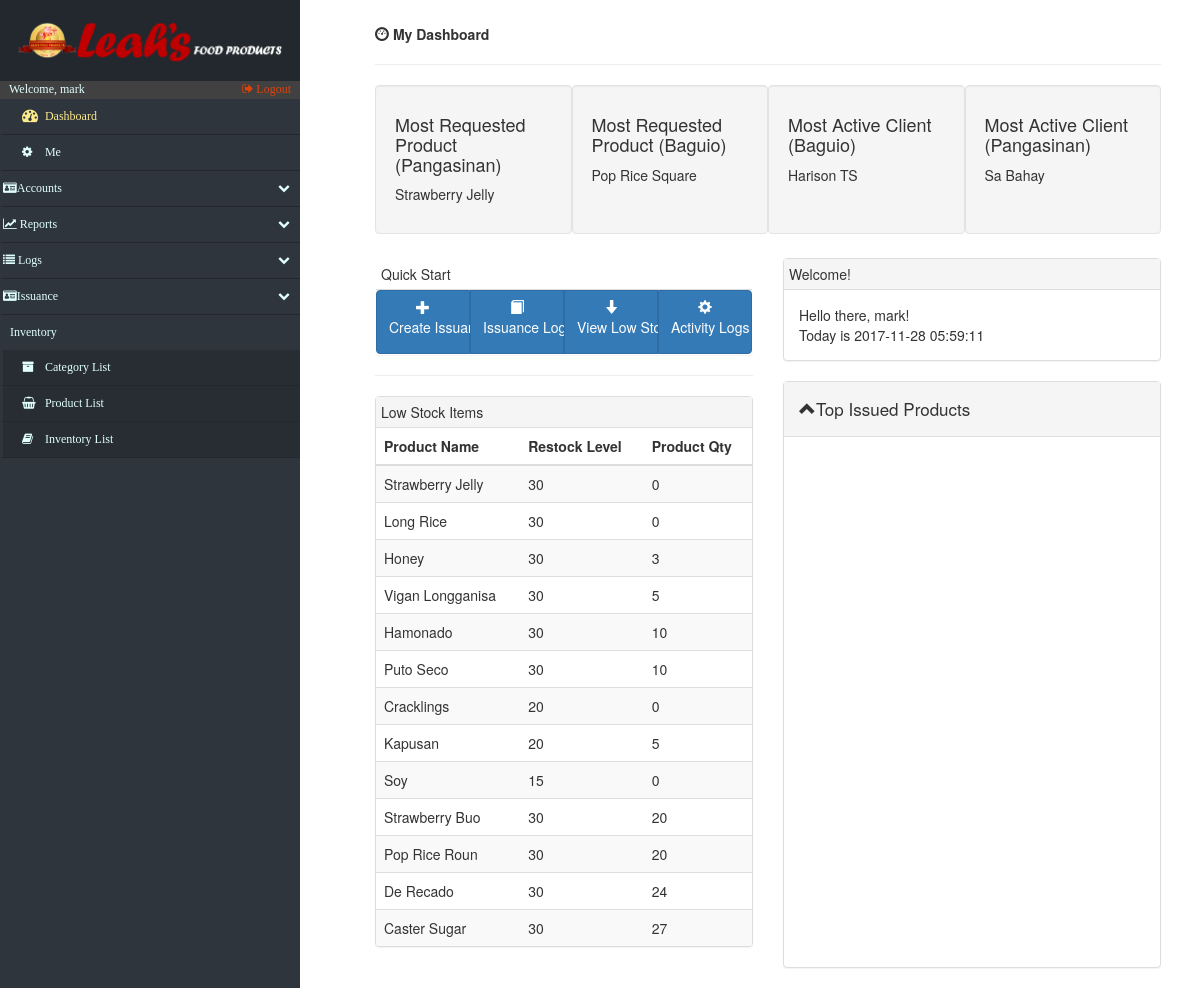
Before: /index.php (signed in) with the older database file.
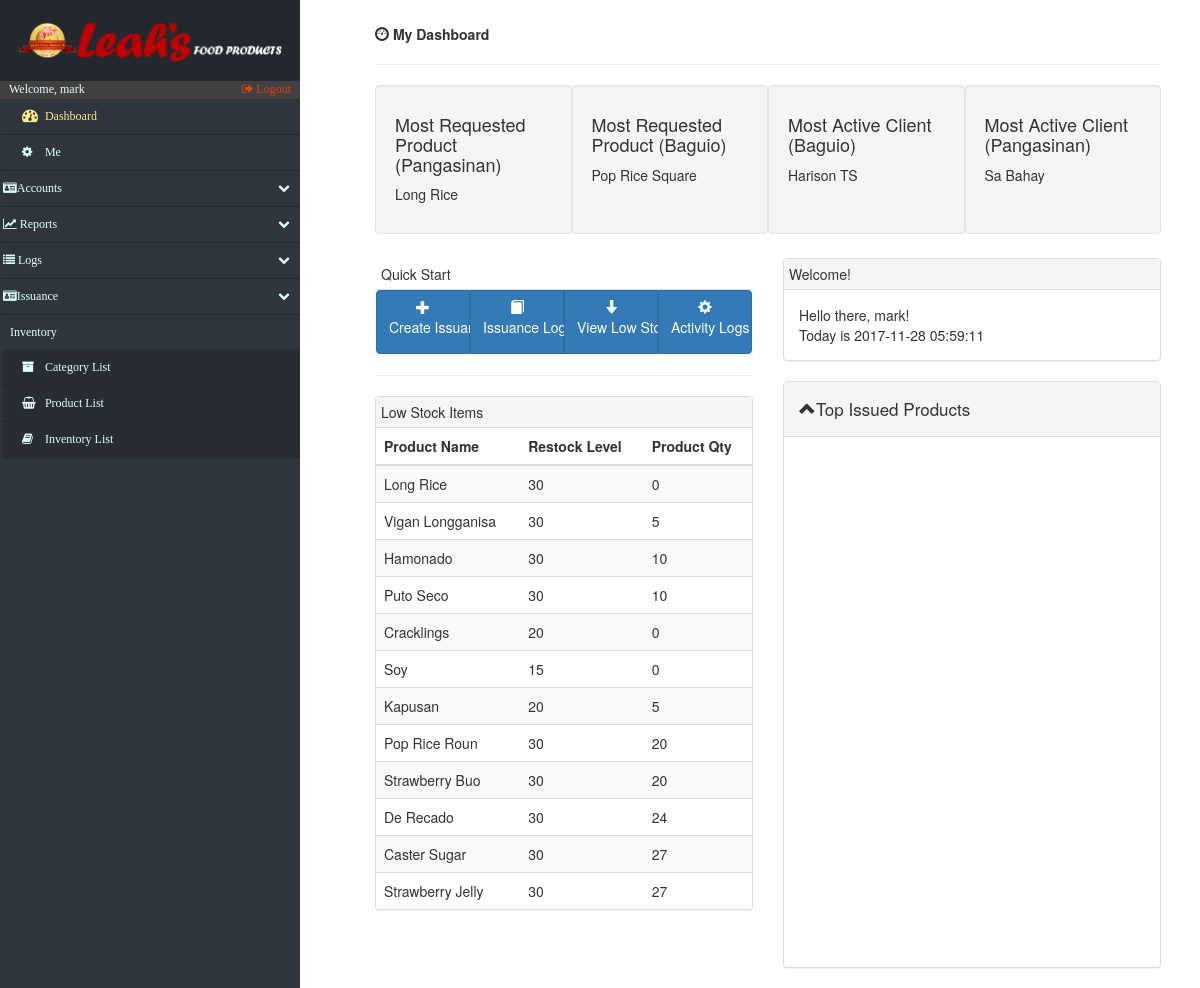
After: the same page with the newer database file.
### tables this page shows
CREATE TABLE `inventory` (
  `iS_inventoryid` int(15) NOT NULL,
  `iS_product_id` int(15) NOT NULL,
  `iS_restock_lvl` int(10) NOT NULL,
  `iS_quantity` int(10) NOT NULL DEFAULT '0',
  `iS_location` varchar(45) NOT NULL
);

CREATE TABLE `product_list` (
  `productList_id` int(15) NOT NULL,
  `productList_name` varchar(50) DEFAULT NULL,
  `unit` varchar(20) DEFAULT NULL,
  `category_id` int(15) NOT NULL
);

### index.php (the view, shortened to what the changed rows need)
<!DOCTYPE html>
<html lang="en">
<head>
    <?php include('fragments/config.php') ?>
    <link rel="stylesheet" href="https://maxcdn.bootstrapcdn.com/bootstrap/3.3.7/css/bootstrap.min.css">
    <link rel="stylesheet" href="src/css/index.css">
    <link href="src/css/datatables.css" rel="stylesheet">
    <link href="//maxcdn.bootstrapcdn.com/font-awesome/4.2.0/css/font-awesome.min.css" rel="stylesheet">
    <link href="src/css/sidebar.css" rel="stylesheet">
    <link href="src/css/custom.css" rel="stylesheet">
    <link href="src/css/index.css" rel="stylesheet">
</head>
<body>
    <div id="page-content-wrapper">
        <div class="containers">
            <div class="col-md-12">
                <div class="row" id="head">
                    <div class="col-md-12">
                        <div id="stat_info">
                            <div class="well" id="prod_mostb">
                                <?php
                                    $queryProdB= "SELECT productList_name as 'name', count(issuance_list.issue_id) AS 'MAGNITUDE' FROM clients INNER JOIN issuance ON  clients.c_id = issuance.client_id INNER JOIN issuance_list ON issuance.issue_id = issuance_list.issue_id INNER JOIN product_list ON productList_id = issuance_list.prod_id WHERE c_location= 'Baguio' GROUP BY productList_name ORDER BY MAGNITUDE DESC;";
                                    $runpb = mysqli_query($db, $queryProdB);
                                    $thisprodb=mysqli_fetch_array($runpb);
                                    $prodb_name = $thisprodb['name'];
                                ?>
                                <h4>Most Requested Product (Pangasinan)</h4>
                                <p>
                                    <?php echo $prodb_name;?>
                                </p>
                            </div>
                        </div>
                    </div>
                </div>
                <div class="row">
                    <div class="col-md-6">
                        <div class="panel panel-default">
                            <table class="table table-striped">
                                <thead>
                                    <tr>
                                        <th>Product Name</th>
                                        <th>Restock Level</th>
                                        <th>Product Qty</th>
                                    </tr>
                                </thead>
                                <tbody>
                                    <?php
                                        $sess_name = $_SESSION['username'];
                                        $queryuser= "SELECT branch FROM accounts where username = '$sess_name';";
                                        $runname = mysqli_query($db, $queryuser);
                                        $thisuser=mysqli_fetch_array($runname);
                                        $clientloc = $thisuser['branch'];
                                        $queryLowStocks= "SELECT iS_inventoryid,productList_name, iS_restock_lvl, iS_quantity, (iS_restock_lvl-iS_quantity) AS 'DIFF' FROM inventory INNER JOIN product_list ON inventory.iS_product_id = product_list.productList_id where iS_quantity < iS_restock_lvl AND is_location= '$clientloc' ORDER BY DIFF DESC;";
                                        $runls = mysqli_query($db, $queryLowStocks);
                                     ?>
                                    <?php
                                        foreach($runls AS $product):
                                    ?>
                                    <tr>
                                        <td>
                                             <?php echo $product['productList_name']; ?>
                                        </td>
                                        <td>
                                             <?php echo $product['iS_restock_lvl']; ?>
                                        </td>
                                        <td>
                                             <?php echo $product['iS_quantity']; ?>
                                        </td>
                                    </tr>
                                     <?php
                                        endforeach;
                                    ?>
                                </tbody>
                            </table>
                        </div>
                    </div>
                </div>
            </div>
        </div>
    </div>
</body>
</html>

Changed rows visible on the page:
no longer on this page (row edited): inventory: iS_product.productList_name "Honey", iS_restock_lvl "30", iS_quantity "3"
shown differently, row unchanged: inventory "Soy": moves up the list
shown differently, row unchanged: inventory "Pop Rice Roun": moves up the list
changed inventory "Strawberry Jelly": iS_quantity "0" → "27"; moves down the list
Other visible differences:
$prodb_name: "Strawberry Jelly" → "Long Rice"
